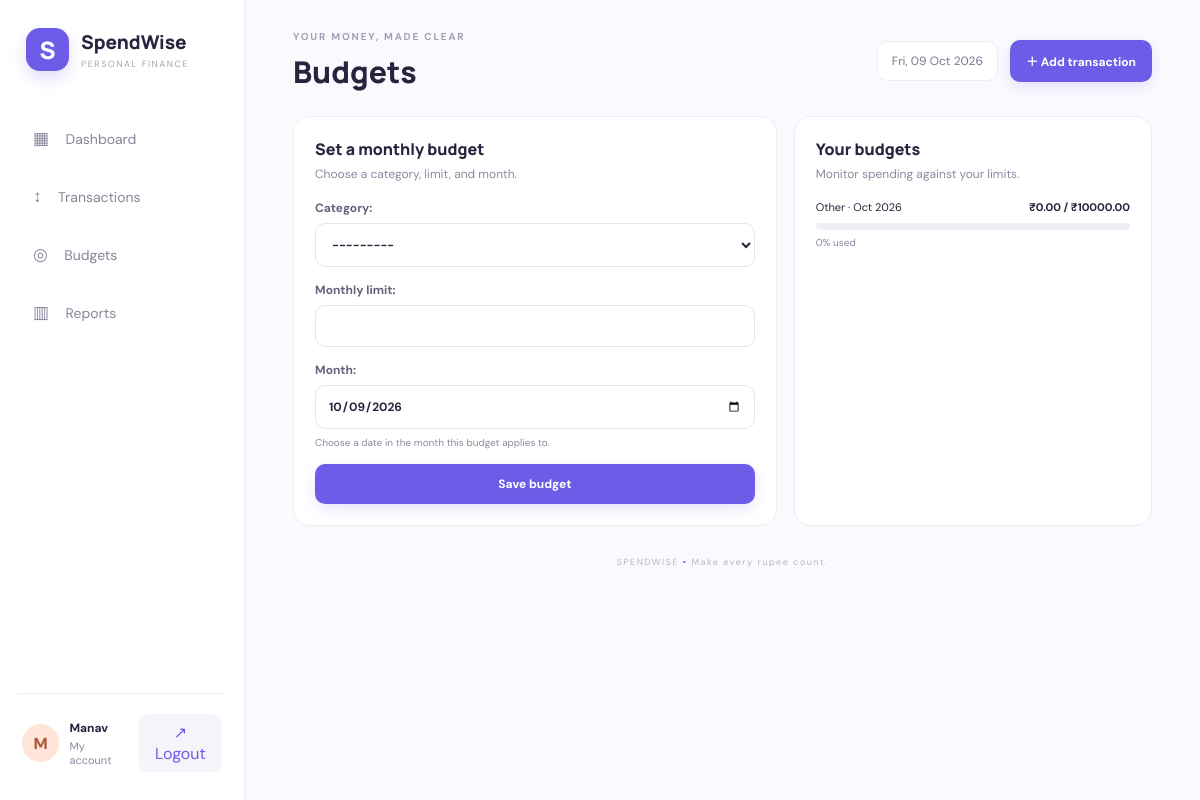
Page /budgets/ (signed in) on the committed database.
### expenses/models.py (models this page shows, shortened)
class Budget(models.Model):
    user = models.ForeignKey(settings.AUTH_USER_MODEL, on_delete=models.CASCADE, related_name="budgets")
    category = models.ForeignKey(Category, on_delete=models.CASCADE, related_name="budgets")
    monthly_limit = models.DecimalField(max_digits=12, decimal_places=2)
    month = models.DateField(default=timezone.localdate, help_text="Choose a date in the month this budget applies to.")
    class Meta:
        ordering = ["-month", "category__name"]
        constraints = [models.UniqueConstraint(fields=["user", "category", "month"], name="unique_user_category_budget_month")]
    @property
    def spent(self):
        return self.user.transactions.filter(
            kind="expense", category=self.category,
            date__year=self.month.year, date__month=self.month.month
        ).aggregate(total=models.Sum("amount"))["total"] or Decimal("0.00")
    @property
    def percent_used(self):
        if not self.monthly_limit:
            return 0
        return min(100, int((self.spent / self.monthly_limit) * 100))

class Category(models.Model):
    name = models.CharField(max_length=60, unique=True)
    kind = models.CharField(max_length=10, choices=[("expense", "Expense"), ("income", "Income")], default="expense")
    class Meta:
        ordering = ["name"]
        verbose_name_plural = "categories"
    def __str__(self):
        return f"{self.name} ({self.kind})"

### expenses/views.py (the view, shortened to what this page needs)
# urls.py: path("budgets/", views.budget_list, name="budgets"),
@login_required
def budget_list(request):
    seed_categories()
    form = BudgetForm(request.POST or None)
    budgets = Budget.objects.filter(user=request.user).select_related("category")
    return render(request, "expenses/budgets.html", {"form": form, "budgets": budgets})

### expenses/forms.py
class BudgetForm(forms.ModelForm):
    class Meta:
        model = Budget
        fields = ["category", "monthly_limit", "month"]
        widgets = {"month": forms.DateInput(attrs={"type": "date"})}
    def __init__(self, *args, user=None, **kwargs):
        super().__init__(*args, **kwargs)
        self.fields["category"].queryset = Category.objects.filter(kind="expense")

### expenses/views.py (called while the page is built)
def seed_categories():
    defaults = [
        ("Food", "expense"), ("Travel", "expense"), ("Bills", "expense"),
        ("Entertainment", "expense"), ("Shopping", "expense"), ("Health", "expense"),
        ("Education", "expense"), ("Other", "expense"), ("Salary", "income"),
        ("Freelance", "income"), ("Gift", "income"),
    ]
    for name, kind in defaults:
        Category.objects.get_or_create(name=name, defaults={"kind": kind})

### expenses/templates/expenses/budgets.html
{% extends 'expenses/base.html' %}{% block title %}Budgets | SpendWise{% endblock %}{% block heading %}Budgets{% endblock %}{% block content %}<div class="two-col"><section class="panel form-panel"><div class="panel-head"><div><h3>Set a monthly budget</h3><p>Choose a category, limit, and month.</p></div></div><form method="post" class="form">{% csrf_token %}{{ form.as_p }}<button class="btn" type="submit">Save budget</button></form></section><section class="panel"><div class="panel-head"><div><h3>Your budgets</h3><p>Monitor spending against your limits.</p></div></div>{% for b in budgets %}<div class="budget-line"><div><span>{{ b.category.name }} · {{ b.month|date:"M Y" }}</span><b>₹{{ b.spent|floatformat:2 }} / ₹{{ b.monthly_limit|floatformat:2 }}</b></div><div class="progress"><span class="{% if b.percent_used >= 80 %}progress-warning{% endif %}" style="width:{{ b.percent_used }}%"></span></div><small>{{ b.percent_used }}% used</small></div>{% empty %}<div class="empty"><span>◎</span><p>No budgets set yet. Create your first budget.</p></div>{% endfor %}</section></div>{% endblock %}

### expenses/templates/expenses/base.html (shortened to what this page needs)
{% load static %}
<!DOCTYPE html>
<html lang="en">
<head>
    <link rel="stylesheet" href="{% static 'expenses/style.css' %}">
</head>
<body>
{% if user.is_authenticated %}
<aside class="sidebar">
    <a class="brand" href="{% url 'dashboard' %}">
        <span class="brand-mark">S</span>
        <span>
            <b>SpendWise</b>
            <small>PERSONAL FINANCE</small>
        </span>
    </a>
    <nav>
        <a href="{% url 'dashboard' %}">
            ▦ <span>Dashboard</span>
        </a>
        <a href="{% url 'transactions' %}">
            ↕ <span>Transactions</span>
        </a>
        <a href="{% url 'budgets' %}">
            ◎ <span>Budgets</span>
        </a>
        <a href="{% url 'reports' %}">
            ▥ <span>Reports</span>
        </a>
    </nav>
    <div class="side-bottom">
        <div class="avatar">
            {{ user.username|first|upper }}
        </div>
        <div class="user-info">
            <b>{{ user.username }}</b>
            <small>My account</small>
        </div>
        <form method="post" action="{% url 'logout' %}" class="logout-form">
            <button type="submit" class="logout" title="Logout">
                ↗ Logout
            </button>
        </form>
    </div>
</aside>
{% endif %}
<main class="{% if user.is_authenticated %}main{% else %}auth-main{% endif %}">
    {% if user.is_authenticated %}
    <header class="topbar">
        <div>
            <p class="eyebrow">YOUR MONEY, MADE CLEAR</p>
            <h1>{% block heading %}Dashboard{% endblock %}</h1>
        </div>
        <div class="top-actions">
            <span class="date-chip">
                {% now "D, d M Y" %}
            </span>
            <a class="btn" href="{% url 'transaction_add' %}">
                ＋ Add transaction
            </a>
        </div>
    </header>
    {% endif %}
    {% block content %}
    {% endblock %}
    <footer>
        SPENDWISE <span>•</span> Make every rupee count.
    </footer>
</main>
</body>
</html>

### expenses/static/expenses/style.css (style rules this page uses)
:root { --ink:#25253d;--muted:#898ba0;--purple:#6d5ce7;--line:#ececf3;--bg:#fafafe }
* { box-sizing:border-box }
body { margin:0;background:var(--bg);color:var(--ink);font-family:'DM Sans',sans-serif;min-height:100vh }
a { color:inherit;text-decoration:none }
button,input,select { font:inherit }
.sidebar { position:fixed;inset:0 auto 0 0;width:245px;background:#fff;border-right:1px solid var(--line);padding:28px 18px;display:flex;flex-direction:column }
.brand { display:flex;align-items:center;gap:12px;padding:0 8px 42px }
.brand-mark,.auth-logo { background:var(--purple);color:#fff;width:43px;height:43px;border-radius:14px;display:grid;place-items:center;font:800 24px Manrope;box-shadow:0 7px 16px #6d5ce733 }
.brand b { font:800 19px Manrope;display:block }
.brand small { display:block;color:#a1a2b4;font-size:9px;letter-spacing:1.5px;margin-top:3px }
.sidebar nav { display:grid;gap:8px }
.sidebar nav a { padding:14px 15px;border-radius:12px;color:#85869a;font-size:17px }
.sidebar nav a span { font-size:14px;margin-left:12px }
.side-bottom { margin-top:auto;border-top:1px solid var(--line);padding:20px 4px 0;display:flex;align-items:center;gap:10px }
.avatar { width:38px;height:38px;border-radius:50%;display:grid;place-items:center;background:#ffe4d7;color:#a95a37;font-weight:800 }
.side-bottom b,.side-bottom small { display:block }
.side-bottom b { font-size:12px }
.side-bottom small { color:var(--muted);font-size:11px;margin-top:3px }
.side-bottom form { margin-left:auto }
.logout { border:0;background:#f5f4fb;border-radius:9px;padding:8px;color:var(--purple);cursor:pointer }
.main { margin-left:245px;padding:30px clamp(22px,4vw,58px) 20px;max-width:1700px }
.topbar { display:flex;justify-content:space-between;align-items:center;gap:18px;margin-bottom:24px }
.eyebrow { font-size:10px;letter-spacing:1.8px;color:#a0a1b3;font-weight:700;margin:0 0 8px }
.topbar h1 { font:800 30px Manrope;margin:0 }
.top-actions { display:flex;align-items:center;gap:12px }
.date-chip { background:#fff;border:1px solid var(--line);padding:11px 14px;border-radius:11px;color:#77798d;font-size:12px }
.btn { display:inline-flex;align-items:center;justify-content:center;gap:6px;background:var(--purple);color:white;border:0;padding:12px 16px;border-radius:10px;font-weight:700;font-size:12px;cursor:pointer;box-shadow:0 5px 14px #6d5ce72a }
.stat,.panel { background:#fff;border:1px solid var(--line);border-radius:17px;padding:21px }
.two-col { display:grid;grid-template-columns:1.35fr 1fr;gap:17px }
.panel-head { display:flex;align-items:center;justify-content:space-between;gap:14px;margin-bottom:18px }
.panel-head h3 { font:800 16px Manrope;margin:0 }
.panel-head p { font-size:12px;color:var(--muted);margin:6px 0 0 }
.budget-line { margin:18px 0 }
.budget-line>div:first-child { display:flex;justify-content:space-between;gap:12px;font-size:11px;margin-bottom:9px }
.budget-line b { font-size:11px }
.progress { height:7px;border-radius:10px;background:#f0eff7;overflow:hidden }
.budget-line>small { font-size:10px;color:var(--muted);display:block;margin-top:6px }
.form-panel { max-width:800px }
.form { display:grid;gap:15px }
.form p { margin:0;display:grid;gap:7px;font-size:12px;font-weight:700;color:#62647b }
.form label { font-size:12px }
.form input,.form select,.filters input,.filters select { width:100%;border:1px solid #e5e5ef;border-radius:10px;padding:12px;background:#fff;color:var(--ink);outline:none }
.form .helptext { font-weight:400;color:var(--muted);font-size:10px }
footer { text-align:center;color:#b4b4c4;font-size:9px;letter-spacing:1.5px;padding:30px 0 10px }
footer span { color:var(--purple) }

### rows in the picture
Budget: category.name "Other", month "Oct 2026", spent "0.00", monthly_limit "10000.00", percent_used "0"

### other values in the picture
{{ user.username|first|upper }} "M"
{{ user.username }} "Manav"
